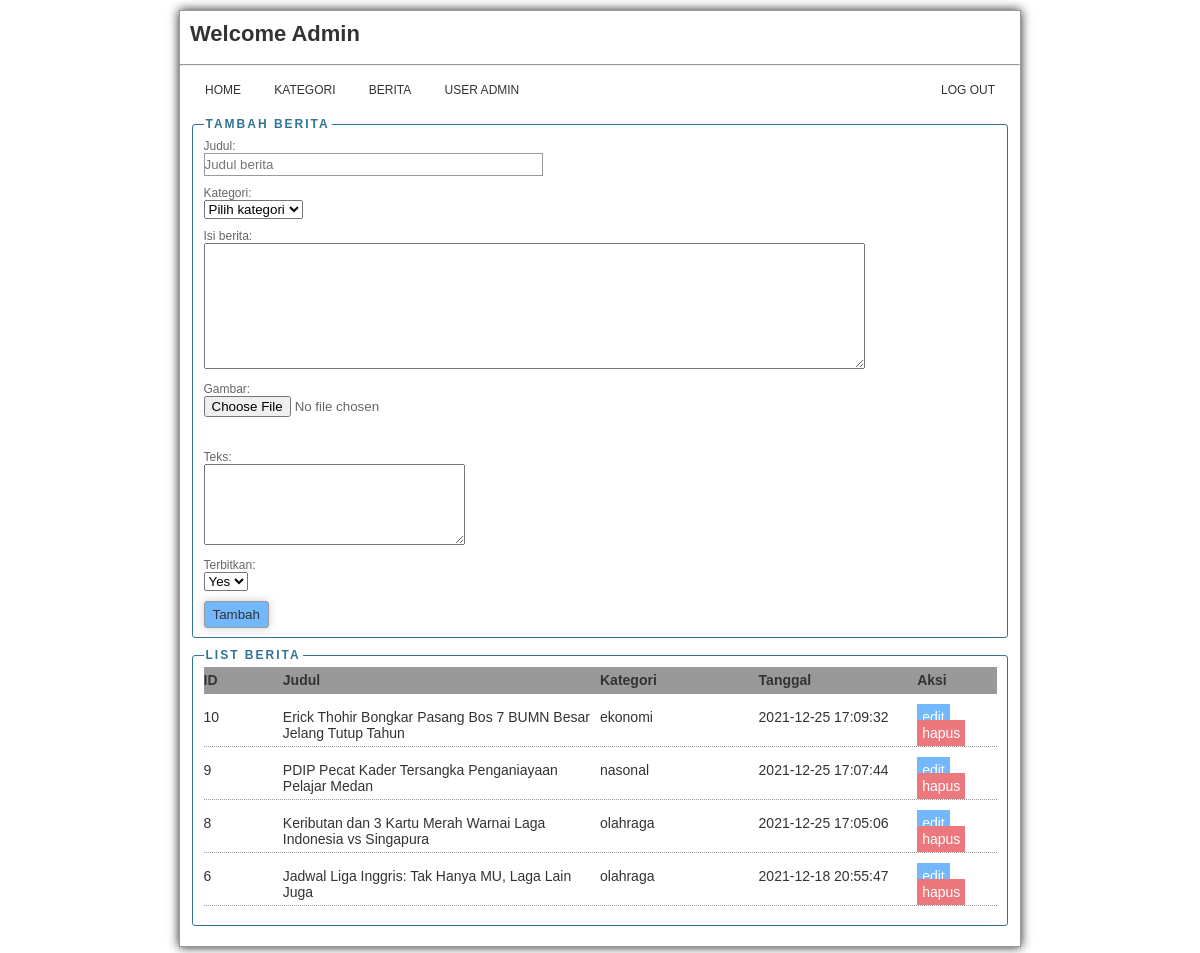
The page /portalberita/admin/index.php?mod=berita (signed in) on the database its author committed.
### tables this page shows
CREATE TABLE `berita` (
  `ID` int(10) NOT NULL,
  `Judul` varchar(255) NOT NULL,
  `Kategori` varchar(50) NOT NULL,
  `Isi` text NOT NULL,
  `Gambar` varchar(255) NOT NULL,
  `Teks` text NOT NULL,
  `Tanggal` varchar(30) NOT NULL,
  `Updateby` varchar(50) NOT NULL,
  `Viewnum` varchar(20) NOT NULL,
  `Post_type` varchar(20) NOT NULL,
  `Terbit` varchar(1) NOT NULL
);

### portalberita/admin/berita.php (the view, shortened to what this page needs)
<div class="w100">
	<form action="./?mod=berita" method="POST" enctype="multipart/form-data">
		<fieldset>
			<legend>Tambah Berita</legend>
			<div class="formnama">
			<label>Judul</label>:<br>
			<input type="text" name="judul" placeholder="Judul berita" value="<?=(isset($judul) ? $judul : '')?>" size="40">
			</div>
			<div class="formnama">
			<label>Kategori</label>:<br>
			<select name="kategori">
				<option>Pilih kategori</option>
			</select>
			</div>
			<div class="formnama">
			<label>Isi berita</label>:<br>
			<textarea name="isi" cols="80" rows="8" class="summernote"><?=(isset($isi) ? $isi : '')?></textarea>
			</div>
			<div class="formnama">
			<label>Gambar</label>:<br>
			<?php
			if(!empty($gambar) && !empty($id) ){
				echo'
				<div class="imgsedang">
				<input type="hidden" name="gambar" value="'.$gambar.'">
				<img src="'.URL_SITUS.$gambar.'">
				<div class="imghapus"><a href="./?mod=berita&act=edit&hapusgambar=yes&id='.$id.'">x</a></div>
				</div>
				';
			}else
			{
				echo'<input type="file" name="gambar">';
			}
			 ?>
			</div>
			<div class="clear pd10"></div>
			<div class="formnama">
			<label>Teks</label>:<br>
			<textarea name="teks" cols="30" rows="5"><?=(isset($teks) ? $teks : '')?></textarea>
			</div>
			<div class="formnama">
			<label>Terbitkan</label>:<br>
				<select name="terbit">
					<option value="1" <?=((isset($terbit) && $terbit==1) ? 'selected' :'')?>>Yes</option>
				</select>
			</div>
			<input type="submit" name="add" value="<?=(isset($id) ? 'Edit' :'Tambah')?>" class="btn-primary">
		</fieldset>
	</form>
</div>
<div class="w100">
	<fieldset>
		<legend>List Berita</legend>
		<div class="w100 list fl bold bg_dark">
			<div class="w10 fl">ID</div>
			<div class="w40 fl">Judul</div>
			<div class="w20 fl">Kategori</div>
			<div class="w20 fl">Tanggal</div>
			<div class="w10 fl">Aksi</div>
		</div>
		<?php
		global $connect;
		$hasil = mysqli_query($connect,"SELECT * FROM berita ORDER BY ID DESC");
		while ($b = mysqli_fetch_array($hasil)) {
			extract($b);
			?>
			<div class="w100 list fl">
			<div class="w10 fl"><?=$ID;?></div>
			<div class="w40 fl"><?=$Judul;?></div>
			<div class="w20 fl"><?=$Kategori;?></div>
			<div class="w20 fl"><?=$Tanggal;?></div>
			<div class="w10 fl">
				<a href="./?mod=berita&act=edit&id=<?=$ID;?>" class="btn-primary pd5">edit</a>
				<a href="./?mod=berita&act=hapus&id=<?=$ID;?>" class="btn-red pd5">hapus</a>
			</div>
		</div>
		<?php
		}
	?>
	</fieldset>
</div>

### portalberita/assets/style.css (style rules this page uses)
body { margin:0; padding:0; background: #fff; font-family: arial, sans-serif; font-size: 14px; color: #333; }
a { text-decoration: none; color: #666666 }
.bold { font-weight: bold; }
.clear { clear: both; }
.fl { float: left; }
.pd5 { padding: 5px !important; }
.pd10 { padding: 10px !important; }
.w100 { width: 100%; }
.w40 { width: 40%; }
.w20 { width: 20%; }
.w10 { width: 10%; }
.bg_dark { background: #999; }
.formnama { font-size: 12px; color: #666; margin: 3px 0 10px 0; }
input[type="text"] { padding: 3px 0; border: 1px solid #999; }
input[type="submit"] { box-shadow: 0px 0px 10px #ccc; border: 1px solid #999; padding: 5px 8px; color:#333; box-sizing: border-box; border-radius:3px; }
legend { font-size: 12px; color: #317497; font-weight: 700; text-transform: uppercase; letter-spacing: 2px; }
fieldset { border: 1px solid #317497; border-radius: 3px; margin-bottom: 10px; }
.list { margin: 0 0 10px 0; padding: 5px 0; border-bottom: 1px dotted #999; }
.btn-primary { background: #73b7fc; color: #FFF; }
.btn-red { background: #ec787e; color: #FFF; }

### rows shown on the page
berita: ID "10", Judul "Erick Thohir Bongkar Pasang Bos 7 BUMN Besar Jelang Tutup Tahun", Kategori "ekonomi", Tanggal "2021-12-25 17:09:32"
berita: ID "9", Judul "PDIP Pecat Kader Tersangka Penganiayaan Pelajar Medan", Kategori "nasonal", Tanggal "2021-12-25 17:07:44"
berita: ID "8", Judul "Keributan dan 3 Kartu Merah Warnai Laga Indonesia vs Singapura", Kategori "olahraga", Tanggal "2021-12-25 17:05:06"
berita: ID "6", Judul "Jadwal Liga Inggris: Tak Hanya MU, Laga Lain Juga", Kategori "olahraga", Tanggal "2021-12-18 20:55:47"
